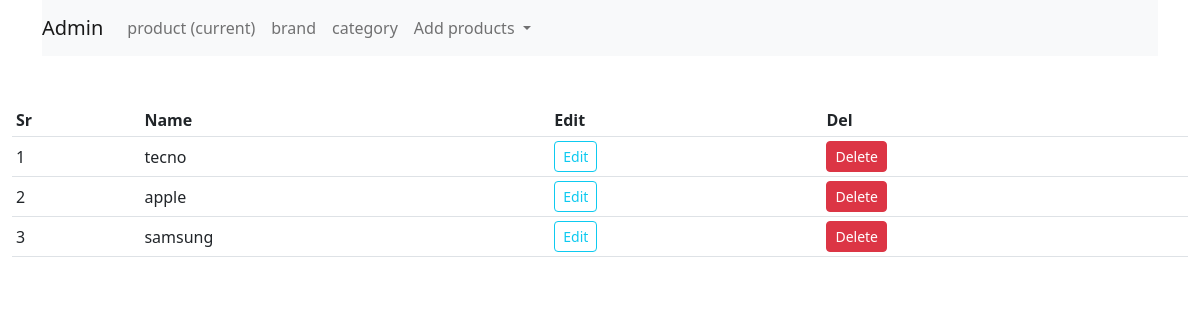
The app's page /brands (signed in) with its own data.
### shop/products/models.py (models this page shows)
class Brand(db.Model):
    id= db.Column(db.Integer, primary_key=True)
    name = db.Column(db.String(30), nullable=False, unique=True)

### shop/admin/routes.py (the view)
@app.route('/brands')
def brands():
    if 'email' not in session:
        flash(f'please login in first', 'danger')
        return redirect(url_for('login'))
    brands = Brand.query.order_by(Brand.id.desc()).all()
    return render_template('admin/brand.html', title='Brand Page',brands=brands)

### shop/templates/admin/brand.html (shortened to what this page needs)
{% extends 'layout.html' %}
{% block content %}
<div class="container">
    <nav class="navbar navbar-expand-lg navbar-light bg-light">
        <a class="navbar-brand" href="/admin">Admin</a>
        <div class="collapse navbar-collapse" id="navbarNavDropdown">
          <ul class="navbar-nav">
            <li class="nav-item active">
              <a class="nav-link" href="">product <span class="sr-only">(current)</span></a>
            </li>
            <li class="nav-item">
              <a class="nav-link" href="/brands">brand</a>
            </li>
            <li class="nav-item">
              <a class="nav-link" href="/category">category</a>
            </li>
            <li class="nav-item dropdown">
              <a class="nav-link dropdown-toggle" href="#" id="navbarDropdownMenuLink" role="button" data-toggle="dropdown" aria-haspopup="true" aria-expanded="false">
                Add products
              </a>
            </li>
          </ul>
        </div>
      </nav>
</div>
<div class=" mt-5">
    <div class="table-responsive-md container-xxl">
    <table class="table table-sm align-middle table-hover" >
        <thead>
            <tr>
            <th scope="col">Sr</th>
            <th scope="col">Name</th>
            <th scope="col">Edit</th>
            <th scope="col">Del</th>
        </tr>
        </thead>
        <tbody>
            {% if brands %}
          {% for brand in brands %}
          <tr>
            <td>{{loop.index}}</td>
            <td>{{ brand.name }}</td>
            <td> <a href="{{url_for('updatebrand', id=brand.id)}}" class="btn btn-sm btn-outline-info">Edit </a> </td>
            <td>
               <button type="button" class="btn btn-danger btn-sm" data-bs-toggle="modal" data-bs-target="#exampleModal-{{brand.id}}">
                Delete
              </button>
            </td>
          </tr>
          {% endfor %}
          {% endif %}
        </tbody>
    </table>
  </div>
</div>
{% endblock content %}

### shop/static/css/main.css (style rules this page uses)
.navbar { color:none; }

### records on screen
Brand: name "tecno"
Brand: name "apple"
Brand: name "samsung"
